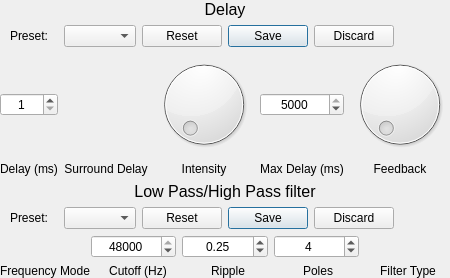
     <widget class="QWidget" name="delayTab_2">
      <attribute name="title">
       <string>Delay &amp;&amp; Filter</string>
      </attribute>
      <layout class="QGridLayout" name="gridLayout_8">
       <property name="leftMargin">
        <number>0</number>
       </property>
       <property name="topMargin">
        <number>0</number>
       </property>
       <property name="rightMargin">
        <number>0</number>
       </property>
       <property name="bottomMargin">
        <number>0</number>
       </property>
       <item row="5" column="0">
        <layout class="QVBoxLayout" name="filterPreferenciesLayout">
         <item>
          <layout class="QHBoxLayout" name="filterPreferenciesHLayout">
           <item>
            <widget class="ToggleButton" name="filterModeToggleButton" native="true"/>
           </item>
           <item>
            <widget class="QSpinBox" name="filterCutoffSpinBox">
             <property name="focusPolicy">
              <enum>Qt::StrongFocus</enum>
             </property>
             <property name="toolTip">
              <string>Cutoff Frequency (Hz)</string>
             </property>
             <property name="alignment">
              <set>Qt::AlignCenter</set>
             </property>
             <property name="minimum">
              <number>20</number>
             </property>
             <property name="maximum">
              <number>48000</number>
             </property>
             <property name="singleStep">
              <number>10</number>
             </property>
             <property name="stepType">
              <enum>QAbstractSpinBox::DefaultStepType</enum>
             </property>
             <property name="value">
              <number>48000</number>
             </property>
            </widget>
           </item>
           <item>
            <widget class="QDoubleSpinBox" name="filterRippleSpinBox">
             <property name="focusPolicy">
              <enum>Qt::StrongFocus</enum>
             </property>
             <property name="toolTip">
              <string>Amount of ripple (dB)</string>
             </property>
             <property name="alignment">
              <set>Qt::AlignCenter</set>
             </property>
             <property name="maximum">
              <double>200.000000000000000</double>
             </property>
             <property name="singleStep">
              <double>0.010000000000000</double>
             </property>
             <property name="value">
              <double>0.250000000000000</double>
             </property>
            </widget>
           </item>
           <item>
            <widget class="QSpinBox" name="filterPolesSpinBox">
             <property name="focusPolicy">
              <enum>Qt::StrongFocus</enum>
             </property>
             <property name="toolTip">
              <string>Number of poles to use, will be rounded up to the next even number</string>
             </property>
             <property name="alignment">
              <set>Qt::AlignCenter</set>
             </property>
             <property name="minimum">
              <number>2</number>
             </property>
             <property name="maximum">
              <number>22</number>
             </property>
             <property name="singleStep">
              <number>2</number>
             </property>
             <property name="value">
              <number>4</number>
             </property>
            </widget>
           </item>
           <item>
            <widget class="ToggleButton" name="filterFilterTypeButton" native="true"/>
           </item>
          </layout>
         </item>
         <item>
          <layout class="QHBoxLayout" name="filterLabelsHLayout">
           <item>
            <widget class="QLabel" name="filterLengthLabel">
             <property name="text">
              <string>Frequency Mode</string>
             </property>
             <property name="alignment">
              <set>Qt::AlignCenter</set>
             </property>
            </widget>
           </item>
           <item>
            <widget class="QLabel" name="filterCutoffLabel">
             <property name="text">
              <string>Cutoff (Hz)</string>
             </property>
             <property name="alignment">
              <set>Qt::AlignCenter</set>
             </property>
            </widget>
           </item>
           <item>
            <widget class="QLabel" name="filterRippleLabel">
             <property name="text">
              <string>Ripple</string>
             </property>
             <property name="alignment">
              <set>Qt::AlignCenter</set>
             </property>
            </widget>
           </item>
           <item>
            <widget class="QLabel" name="filterModeLabel">
             <property name="text">
              <string>Poles</string>
             </property>
             <property name="alignment">
              <set>Qt::AlignCenter</set>
             </property>
            </widget>
           </item>
           <item>
            <widget class="QLabel" name="filterWindowLabel">
             <property name="text">
              <string>Filter Type</string>
             </property>
             <property name="alignment">
              <set>Qt::AlignCenter</set>
             </property>
            </widget>
           </item>
          </layout>
         </item>
        </layout>
       </item>
       <item row="1" column="0">
        <layout class="QHBoxLayout" name="delaySettingsLayout">
         <item>
          <spacer name="delayFilterHSpacer_1">
           <property name="orientation">
            <enum>Qt::Horizontal</enum>
           </property>
           <property name="sizeType">
            <enum>QSizePolicy::Fixed</enum>
           </property>
           <property name="sizeHint" stdset="0">
            <size>
             <width>10</width>
             <height>20</height>
            </size>
           </property>
          </spacer>
         </item>
         <item>
          <widget class="QLabel" name="delayPresetLabel">
           <property name="text">
            <string>Preset:</string>
           </property>
          </widget>
         </item>
         <item>
          <spacer name="delayFilterHSpacer_2">
           <property name="orientation">
            <enum>Qt::Horizontal</enum>
           </property>
           <property name="sizeType">
            <enum>QSizePolicy::Fixed</enum>
           </property>
           <property name="sizeHint" stdset="0">
            <size>
             <width>10</width>
             <height>20</height>
            </size>
           </property>
          </spacer>
         </item>
         <item>
          <widget class="QComboBox" name="delayPresetsComboBox">
           <property name="focusPolicy">
            <enum>Qt::TabFocus</enum>
           </property>
          </widget>
         </item>
         <item>
          <widget class="QDialogButtonBox" name="buttonBox_3">
           <property name="sizePolicy">
            <sizepolicy hsizetype="Fixed" vsizetype="Fixed">
             <horstretch>0</horstretch>
             <verstretch>0</verstretch>
            </sizepolicy>
           </property>
           <property name="standardButtons">
            <set>QDialogButtonBox::Discard|QDialogButtonBox::Reset|QDialogButtonBox::Save</set>
           </property>
           <property name="centerButtons">
            <bool>true</bool>
           </property>
          </widget>
         </item>
         <item>
          <spacer name="delayFilterHSpacer_3">
           <property name="orientation">
            <enum>Qt::Horizontal</enum>
           </property>
           <property name="sizeHint" stdset="0">
            <size>
             <width>40</width>
             <height>20</height>
            </size>
           </property>
          </spacer>
         </item>
        </layout>
       </item>
       <item row="0" column="0">
        <widget class="QLabel" name="delayFilterDelayLabel">
         <property name="font">
          <font>
           <pointsize>12</pointsize>
          </font>
         </property>
         <property name="text">
          <string>Delay</string>
         </property>
         <property name="alignment">
          <set>Qt::AlignCenter</set>
         </property>
        </widget>
       </item>
       <item row="3" column="0">
        <widget class="QLabel" name="delayFilterFilterLabel">
         <property name="font">
          <font>
           <pointsize>12</pointsize>
          </font>
         </property>
         <property name="text">
          <string>Low Pass/High Pass filter</string>
         </property>
         <property name="alignment">
          <set>Qt::AlignCenter</set>
         </property>
        </widget>
       </item>
       <item row="4" column="0">
        <layout class="QHBoxLayout" name="filterSettingsLayout">
         <item>
          <spacer name="delayFilterHSpacer_4">
           <property name="orientation">
            <enum>Qt::Horizontal</enum>
           </property>
           <property name="sizeType">
            <enum>QSizePolicy::Fixed</enum>
           </property>
           <property name="sizeHint" stdset="0">
            <size>
             <width>10</width>
             <height>20</height>
            </size>
           </property>
          </spacer>
         </item>
         <item>
          <widget class="QLabel" name="filterPresetLabel">
           <property name="text">
            <string>Preset:</string>
           </property>
          </widget>
         </item>
         <item>
          <spacer name="delayFilterHSpacer_5">
           <property name="orientation">
            <enum>Qt::Horizontal</enum>
           </property>
           <property name="sizeType">
            <enum>QSizePolicy::Fixed</enum>
           </property>
           <property name="sizeHint" stdset="0">
            <size>
             <width>10</width>
             <height>20</height>
            </size>
           </property>
          </spacer>
         </item>
         <item>
          <widget class="QComboBox" name="filterPresetsComboBox">
           <property name="focusPolicy">
            <enum>Qt::TabFocus</enum>
           </property>
          </widget>
         </item>
         <item>
          <widget class="QDialogButtonBox" name="buttonBox_4">
           <property name="sizePolicy">
            <sizepolicy hsizetype="Fixed" vsizetype="Fixed">
             <horstretch>0</horstretch>
             <verstretch>0</verstretch>
            </sizepolicy>
           </property>
           <property name="standardButtons">
            <set>QDialogButtonBox::Discard|QDialogButtonBox::Reset|QDialogButtonBox::Save</set>
           </property>
           <property name="centerButtons">
            <bool>true</bool>
           </property>
          </widget>
         </item>
         <item>
          <spacer name="delayFilterHSpacer_6">
           <property name="orientation">
            <enum>Qt::Horizontal</enum>
           </property>
           <property name="sizeHint" stdset="0">
            <size>
             <width>40</width>
             <height>20</height>
            </size>
           </property>
          </spacer>
         </item>
        </layout>
       </item>
       <item row="2" column="0">
        <layout class="QHBoxLayout" name="delayPreferenciesLayout">
         <item>
          <layout class="QVBoxLayout" name="delayDelayLayout">
           <item>
            <spacer name="delayVSpacer_1">
             <property name="orientation">
              <enum>Qt::Vertical</enum>
             </property>
             <property name="sizeType">
              <enum>QSizePolicy::Preferred</enum>
             </property>
             <property name="sizeHint" stdset="0">
              <size>
               <width>20</width>
               <height>40</height>
              </size>
             </property>
            </spacer>
           </item>
           <item alignment="Qt::AlignVCenter">
            <widget class="QSpinBox" name="delayDelaySpinBox">
             <property name="focusPolicy">
              <enum>Qt::StrongFocus</enum>
             </property>
             <property name="alignment">
              <set>Qt::AlignCenter</set>
             </property>
             <property name="minimum">
              <number>1</number>
             </property>
             <property name="maximum">
              <number>2000</number>
             </property>
            </widget>
           </item>
           <item>
            <spacer name="delayVSpacer_2">
             <property name="orientation">
              <enum>Qt::Vertical</enum>
             </property>
             <property name="sizeType">
              <enum>QSizePolicy::Preferred</enum>
             </property>
             <property name="sizeHint" stdset="0">
              <size>
               <width>20</width>
               <height>40</height>
              </size>
             </property>
            </spacer>
           </item>
           <item alignment="Qt::AlignBottom">
            <widget class="QLabel" name="delayDelayLabel">
             <property name="sizePolicy">
              <sizepolicy hsizetype="Preferred" vsizetype="Fixed">
               <horstretch>0</horstretch>
               <verstretch>0</verstretch>
              </sizepolicy>
             </property>
             <property name="text">
              <string>Delay (ms)</string>
             </property>
             <property name="alignment">
              <set>Qt::AlignBottom|Qt::AlignHCenter</set>
             </property>
            </widget>
           </item>
          </layout>
         </item>
         <item>
          <layout class="QVBoxLayout" name="delaySurroundDelayLayout">
           <item>
            <spacer name="delayVSpacer_3">
             <property name="orientation">
              <enum>Qt::Vertical</enum>
             </property>
             <property name="sizeType">
              <enum>QSizePolicy::Preferred</enum>
             </property>
             <property name="sizeHint" stdset="0">
              <size>
               <width>20</width>
               <height>40</height>
              </size>
             </property>
            </spacer>
           </item>
           <item>
            <widget class="ToggleButton" name="delaySurroundDelayButton" native="true"/>
           </item>
           <item>
            <spacer name="delayVSpacer_4">
             <property name="orientation">
              <enum>Qt::Vertical</enum>
             </property>
             <property name="sizeType">
              <enum>QSizePolicy::Preferred</enum>
             </property>
             <property name="sizeHint" stdset="0">
              <size>
               <width>20</width>
               <height>40</height>
              </size>
             </property>
            </spacer>
           </item>
           <item alignment="Qt::AlignBottom">
            <widget class="QLabel" name="delaySurroundDelayLabel">
             <property name="sizePolicy">
              <sizepolicy hsizetype="Preferred" vsizetype="Fixed">
               <horstretch>0</horstretch>
               <verstretch>0</verstretch>
              </sizepolicy>
             </property>
             <property name="text">
              <string>Surround Delay</string>
             </property>
             <property name="alignment">
              <set>Qt::AlignBottom|Qt::AlignHCenter</set>
             </property>
            </widget>
           </item>
          </layout>
         </item>
         <item>
          <layout class="QVBoxLayout" name="delayFeedbackLayout">
           <item>
            <widget class="QDial" name="delayIntensityDial">
             <property name="focusPolicy">
              <enum>Qt::TabFocus</enum>
             </property>
             <property name="maximum">
              <number>10</number>
             </property>
             <property name="pageStep">
              <number>1</number>
             </property>
            </widget>
           </item>
           <item>
            <widget class="QLabel" name="delayIntensityLabel">
             <property name="sizePolicy">
              <sizepolicy hsizetype="Preferred" vsizetype="Fixed">
               <horstretch>0</horstretch>
               <verstretch>0</verstretch>
              </sizepolicy>
             </property>
             <property name="text">
              <string>Intensity</string>
             </property>
             <property name="alignment">
              <set>Qt::AlignBottom|Qt::AlignHCenter</set>
             </property>
            </widget>
           </item>
          </layout>
         </item>
         <item>
          <layout class="QVBoxLayout" name="delayMaxDelayLayout">
           <item>
            <spacer name="delayVSpacer_5">
             <property name="orientation">
              <enum>Qt::Vertical</enum>
             </property>
             <property name="sizeType">
              <enum>QSizePolicy::Preferred</enum>
             </property>
             <property name="sizeHint" stdset="0">
              <size>
               <width>20</width>
               <height>40</height>
              </size>
             </property>
            </spacer>
           </item>
           <item alignment="Qt::AlignVCenter">
            <widget class="QSpinBox" name="delayMaxDelaySpinBox">
             <property name="focusPolicy">
              <enum>Qt::StrongFocus</enum>
             </property>
             <property name="alignment">
              <set>Qt::AlignCenter</set>
             </property>
             <property name="buttonSymbols">
              <enum>QAbstractSpinBox::UpDownArrows</enum>
             </property>
             <property name="maximum">
              <number>5000</number>
             </property>
             <property name="value">
              <number>5000</number>
             </property>
            </widget>
           </item>
           <item>
            <spacer name="delayVSpacer_6">
             <property name="orientation">
              <enum>Qt::Vertical</enum>
             </property>
             <property name="sizeType">
              <enum>QSizePolicy::Preferred</enum>
             </property>
             <property name="sizeHint" stdset="0">
              <size>
               <width>20</width>
               <height>40</height>
              </size>
             </property>
            </spacer>
           </item>
           <item alignment="Qt::AlignBottom">
            <widget class="QLabel" name="delayMaxDelayLabel">
             <property name="sizePolicy">
              <sizepolicy hsizetype="Preferred" vsizetype="Fixed">
               <horstretch>0</horstretch>
               <verstretch>0</verstretch>
              </sizepolicy>
             </property>
             <property name="text">
              <string>Max Delay (ms)</string>
             </property>
             <property name="alignment">
              <set>Qt::AlignBottom|Qt::AlignHCenter</set>
             </property>
            </widget>
           </item>
          </layout>
         </item>
         <item>
          <layout class="QVBoxLayout" name="delayIntensityLayout">
           <item>
            <widget class="QDial" name="delayFeedbackDial">
             <property name="focusPolicy">
              <enum>Qt::TabFocus</enum>
             </property>
             <property name="maximum">
              <number>9</number>
             </property>
             <property name="pageStep">
              <number>1</number>
             </property>
            </widget>
           </item>
           <item>
            <widget class="QLabel" name="delayFeedbackLabel">
             <property name="sizePolicy">
              <sizepolicy hsizetype="Preferred" vsizetype="Fixed">
               <horstretch>0</horstretch>
               <verstretch>0</verstretch>
              </sizepolicy>
             </property>
             <property name="text">
              <string>Feedback</string>
             </property>
             <property name="alignment">
              <set>Qt::AlignBottom|Qt::AlignHCenter</set>
             </property>
            </widget>
           </item>
          </layout>
         </item>
        </layout>
       </item>
      </layout>
     </widget>
